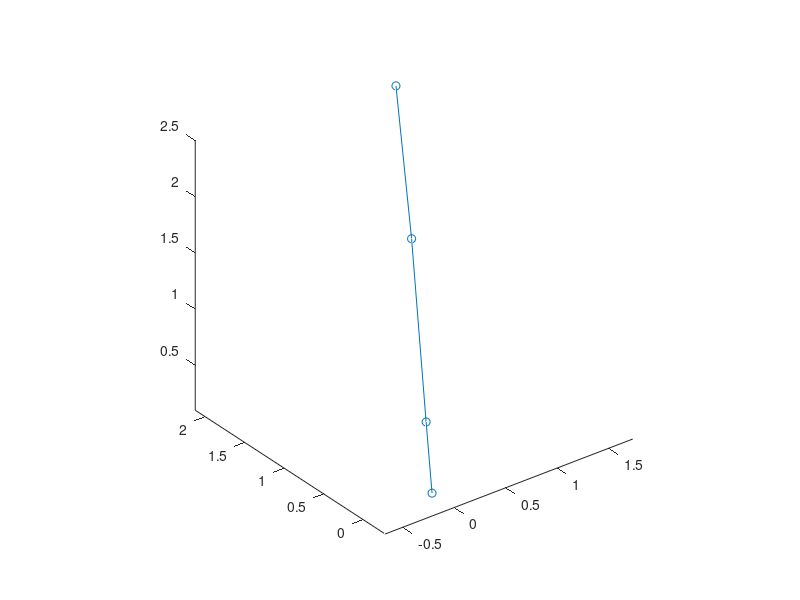

The MATLAB script that drew this image:
clc
clear all
close all

l1=1 ;l2=2; l3=.5; l4=.1;

th1=pi/3;th2=-pi/12;; th3=-pi/12; th4=pi/3
states0=[th1 th2 th3 th4];

%inertia
%Ie=diag([I4 I1 I2 I3]);
%Me=diag([m4 m1 m2 m3]);

%positions
Pe=[
    cos(th4)*[0 l4+l1/2*cos(th1) l1*cos(th1)+l2/2*cos(th1+th2) l1*cos(th1)+l2*cos(th1+th2)+l3/2*cos(th1+th2+th3) ];
    sin(th4)*[0 l4+l1/2*cos(th1) l1*cos(th1)+l2/2*cos(th1+th2) l1*cos(th1)+l2*cos(th1+th2)+l3/2*cos(th1+th2+th3) ];
    [l4 l4+l1/2*sin(th1) l4+l1*sin(th1)+l2/2*sin(th1+th2) l4+l1*sin(th1)+l2*sin(th1+th2)+l3/2*sin(th1+th2+th3) ];
    [0 0 0 0];
    ].'

%velocities
%temp=diff(Pe,t);
%Ve=(temp(:,1).^2+temp(:,2).^2+temp(:,3).^2).^0.5

%Ve=subs2t((subs2c(Ve)));

%omege=[sqrt(diff(th1,t)^2+diff(th4,t)^2) sqrt((diff(th1,t)+diff(th2,t))^2+diff(th4,t)^2) sqrt((diff(th1,t)+diff(th2,t)+diff(th3,t))^2+diff(th4,t)^2) diff(th4,t)].'

%forward kinematics
e=[cos(states0(4))*(l1*cos(states0(1))+l2*cos(states0(1)+states0(2))+l3*cos(states0(1)+states0(2)+states0(3)));
   sin(states0(4))*( l1*cos(states0(1))+l2*cos(states0(1)+states0(2))+l3*cos(states0(1)+states0(2)+states0(3)));
    l4+l1*sin(states0(1))+l2*sin(states0(1)+states0(2))+l3*sin(states0(1)+states0(2)+states0(3))
    states0(1)+states0(2)+states0(3)];

x=Pe(:,1);
y=Pe(:,2);
z=Pe(:,3);

plot3(x,y,z,'-o')

axis equal